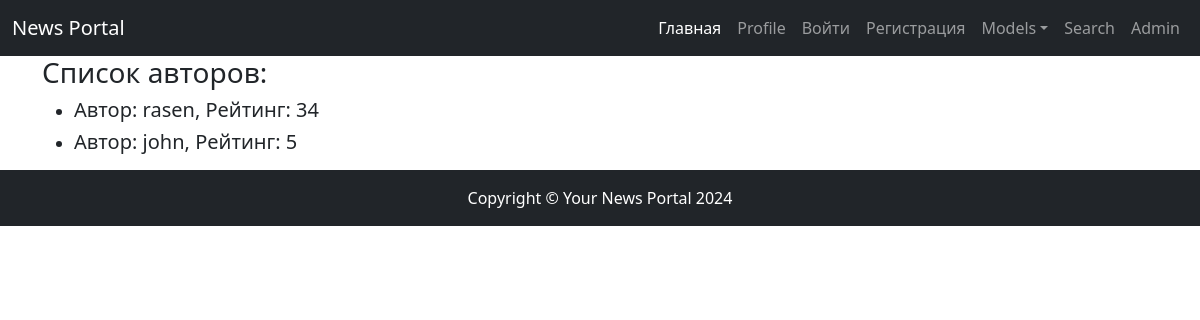
/authors/, run on an earlier commit of the app's database.
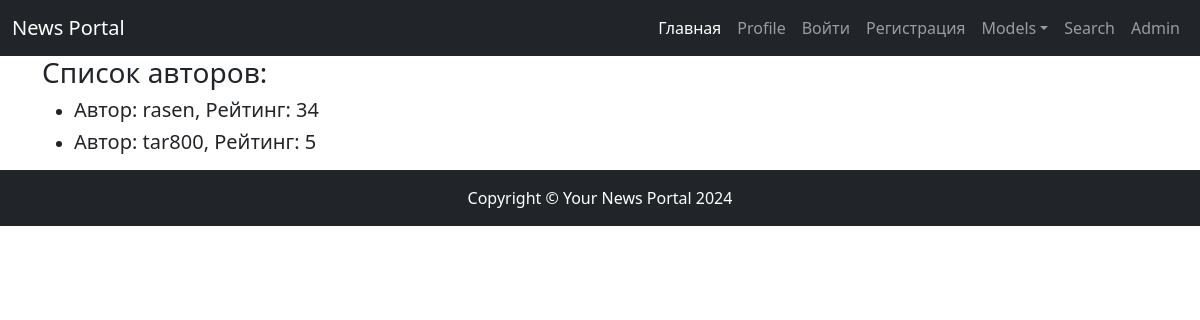
And on a later commit of the database.
### news/models.py (models this page shows, shortened)
class Author(models.Model):
    user = models.OneToOneField(User, on_delete=models.CASCADE)
    rating = models.IntegerField(default=0)

### news/views/author.py (the view)
# urls.py: path('authors/', AuthorList.as_view(), name='authors'),
class AuthorList(ListView):
    model = Author
    ordering = '-rating'
    template_name = APP + 'authors.html'
    context_object_name = 'authors'
    queryset = Author.objects.all()        #. select_related('author')

### news/templates/news/authors.html (shortened to what this page needs)
{% extends 'default.html' %}
{% block content %}
<b><h3>Список авторов:</h3></b>
<ul>
{% for author in authors %}
   <li>
       <h5>Автор: <span>{{ author.user }}</span>, Рейтинг: {{ author.rating }}</h5>
   </li>
{% endfor %}
</ul>
{% endblock content %}

What changed in the data, as far as the page shows it:
changed Author: user "john" → "tar800"
